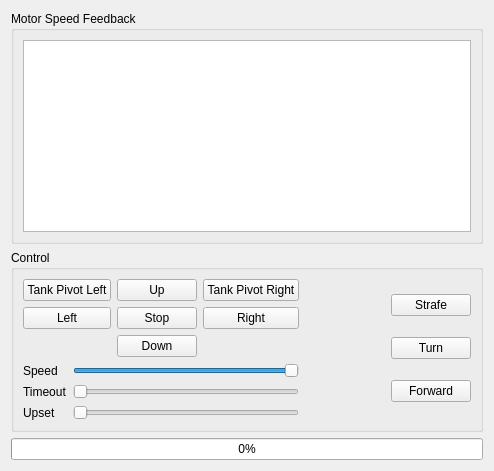
       <widget class="QWidget" name="tab_Locomotion">
        <attribute name="title">
         <string>Locomotion</string>
        </attribute>
        <layout class="QVBoxLayout" name="verticalLayout_6">
         <item>
          <widget class="QGroupBox" name="groupBox">
           <property name="title">
            <string>Motor Speed Feedback</string>
           </property>
           <layout class="QHBoxLayout" name="horizontalLayout_3">
            <item>
             <widget class="QGraphicsView" name="graphicsView">
              <property name="focusPolicy">
               <enum>Qt::NoFocus</enum>
              </property>
             </widget>
            </item>
           </layout>
          </widget>
         </item>
         <item>
          <widget class="QGroupBox" name="groupBox_2">
           <property name="title">
            <string>Control</string>
           </property>
           <layout class="QHBoxLayout" name="horizontalLayout">
            <item>
             <layout class="QVBoxLayout" name="verticalLayout_5">
              <item>
               <layout class="QGridLayout" name="gridLayout">
                <item row="0" column="1">
                 <widget class="QPushButton" name="locomotion_UpButton">
                  <property name="focusPolicy">
                   <enum>Qt::NoFocus</enum>
                  </property>
                  <property name="text">
                   <string>Up</string>
                  </property>
                 </widget>
                </item>
                <item row="2" column="1">
                 <widget class="QPushButton" name="locomotion_DownButton">
                  <property name="focusPolicy">
                   <enum>Qt::NoFocus</enum>
                  </property>
                  <property name="text">
                   <string>Down</string>
                  </property>
                 </widget>
                </item>
                <item row="1" column="2">
                 <widget class="QPushButton" name="locomotion_RightButton">
                  <property name="focusPolicy">
                   <enum>Qt::NoFocus</enum>
                  </property>
                  <property name="text">
                   <string>Right</string>
                  </property>
                 </widget>
                </item>
                <item row="1" column="0">
                 <widget class="QPushButton" name="locomotion_LeftButton">
                  <property name="focusPolicy">
                   <enum>Qt::NoFocus</enum>
                  </property>
                  <property name="text">
                   <string>Left</string>
                  </property>
                 </widget>
                </item>
                <item row="1" column="1">
                 <widget class="QPushButton" name="locomotion_StopButton">
                  <property name="focusPolicy">
                   <enum>Qt::NoFocus</enum>
                  </property>
                  <property name="text">
                   <string>Stop</string>
                  </property>
                 </widget>
                </item>
                <item row="0" column="2">
                 <widget class="QPushButton" name="tankPivotButtonR">
                  <property name="focusPolicy">
                   <enum>Qt::NoFocus</enum>
                  </property>
                  <property name="text">
                   <string>Tank Pivot Right</string>
                  </property>
                 </widget>
                </item>
                <item row="0" column="0">
                 <widget class="QPushButton" name="tankPivotButtonL">
                  <property name="focusPolicy">
                   <enum>Qt::NoFocus</enum>
                  </property>
                  <property name="text">
                   <string>Tank Pivot Left</string>
                  </property>
                 </widget>
                </item>
               </layout>
              </item>
              <item>
               <layout class="QGridLayout" name="gridLayout_3">
                <item row="0" column="0">
                 <widget class="QLabel" name="label_4">
                  <property name="text">
                   <string>Speed</string>
                  </property>
                 </widget>
                </item>
                <item row="1" column="1">
                 <widget class="QSlider" name="horizontalSlider_6">
                  <property name="focusPolicy">
                   <enum>Qt::NoFocus</enum>
                  </property>
                  <property name="orientation">
                   <enum>Qt::Horizontal</enum>
                  </property>
                 </widget>
                </item>
                <item row="1" column="0">
                 <widget class="QLabel" name="label_7">
                  <property name="text">
                   <string>Timeout</string>
                  </property>
                 </widget>
                </item>
                <item row="2" column="1">
                 <widget class="QSlider" name="slider_UpsetSpeed">
                  <property name="focusPolicy">
                   <enum>Qt::NoFocus</enum>
                  </property>
                  <property name="orientation">
                   <enum>Qt::Horizontal</enum>
                  </property>
                 </widget>
                </item>
                <item row="2" column="0">
                 <widget class="QLabel" name="label_10">
                  <property name="text">
                   <string>Upset</string>
                  </property>
                 </widget>
                </item>
                <item row="0" column="1">
                 <widget class="QSlider" name="slider_LocomotionSpeed">
                  <property name="focusPolicy">
                   <enum>Qt::NoFocus</enum>
                  </property>
                  <property name="maximum">
                   <number>100</number>
                  </property>
                  <property name="value">
                   <number>100</number>
                  </property>
                  <property name="orientation">
                   <enum>Qt::Horizontal</enum>
                  </property>
                 </widget>
                </item>
               </layout>
              </item>
             </layout>
            </item>
            <item>
             <spacer name="horizontalSpacer_5">
              <property name="orientation">
               <enum>Qt::Horizontal</enum>
              </property>
              <property name="sizeHint" stdset="0">
               <size>
                <width>40</width>
                <height>20</height>
               </size>
              </property>
             </spacer>
            </item>
            <item>
             <widget class="Speedometer" name="speedometer" native="true">
              <property name="sizePolicy">
               <sizepolicy hsizetype="Preferred" vsizetype="Preferred">
                <horstretch>1</horstretch>
                <verstretch>1</verstretch>
               </sizepolicy>
              </property>
              <property name="minimumSize">
               <size>
                <width>0</width>
                <height>0</height>
               </size>
              </property>
             </widget>
            </item>
            <item>
             <spacer name="horizontalSpacer_6">
              <property name="orientation">
               <enum>Qt::Horizontal</enum>
              </property>
              <property name="sizeHint" stdset="0">
               <size>
                <width>40</width>
                <height>20</height>
               </size>
              </property>
             </spacer>
            </item>
            <item>
             <layout class="QVBoxLayout" name="verticalLayout_4">
              <item>
               <widget class="QPushButton" name="locomotion_StrafeButton">
                <property name="focusPolicy">
                 <enum>Qt::NoFocus</enum>
                </property>
                <property name="text">
                 <string>Strafe</string>
                </property>
               </widget>
              </item>
              <item>
               <widget class="QPushButton" name="locomotion_TurnButton">
                <property name="focusPolicy">
                 <enum>Qt::NoFocus</enum>
                </property>
                <property name="text">
                 <string>Turn</string>
                </property>
               </widget>
              </item>
              <item>
               <widget class="QPushButton" name="locomotion_StraightButton">
                <property name="focusPolicy">
                 <enum>Qt::NoFocus</enum>
                </property>
                <property name="text">
                 <string>Forward</string>
                </property>
               </widget>
              </item>
             </layout>
            </item>
           </layout>
          </widget>
         </item>
         <item>
          <widget class="QProgressBar" name="locomotion_ProgressBar">
           <property name="maximum">
            <number>100</number>
           </property>
           <property name="value">
            <number>0</number>
           </property>
          </widget>
         </item>
        </layout>
       </widget>
